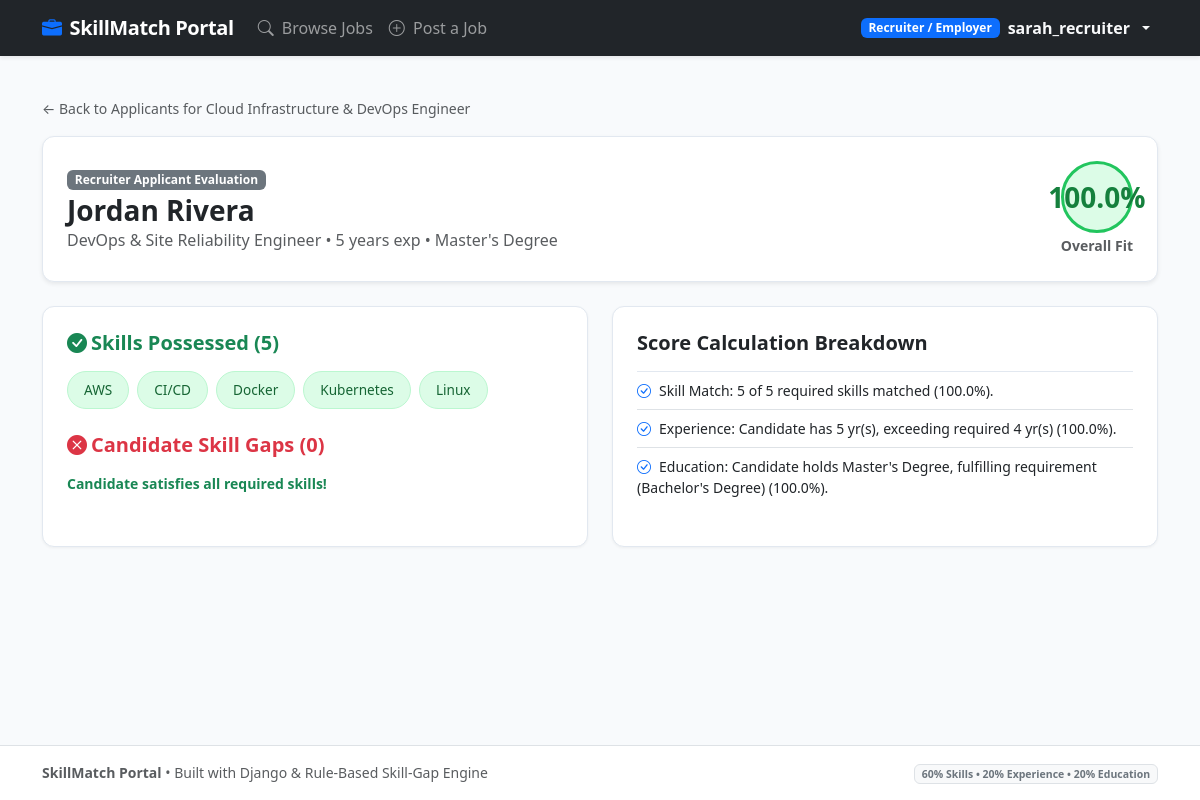
Screenshot of /matching/job/2/candidate/2/ (signed in) with the database file from the repository.
### accounts/models.py (models this page shows, shortened)
class Profile(models.Model):
    user = models.OneToOneField(User, on_delete=models.CASCADE, related_name='profile')
    role = models.CharField(
        max_length=20,
        choices=UserRole.choices,
        default=UserRole.CANDIDATE,
        db_index=True
    )
    phone = models.CharField(max_length=20, blank=True)
    created_at = models.DateTimeField(auto_now_add=True)
    @property
    def is_candidate(self) -> bool:
        return self.role == UserRole.CANDIDATE
    @property
    def is_recruiter(self) -> bool:
        return self.role == UserRole.RECRUITER

class CandidateProfile(models.Model):
    user = models.OneToOneField(User, on_delete=models.CASCADE, related_name='candidate_profile')
    headline = models.CharField(max_length=150, blank=True, help_text="e.g. Senior Backend Engineer | Django & Cloud")
    bio = models.TextField(blank=True)
    years_of_experience = models.PositiveIntegerField(default=0, help_text="Total years of professional experience")
    education_level = models.CharField(
        max_length=30,
        choices=EducationLevel.choices,
        default=EducationLevel.BACHELOR
    )
    skills = models.ManyToManyField('jobs.Skill', through='CandidateSkill', related_name='candidates')
    resume = models.FileField(upload_to='resumes/', blank=True, null=True)
    updated_at = models.DateTimeField(auto_now=True)

### jobs/models.py (models this page shows, shortened)
class Job(models.Model):
    recruiter = models.ForeignKey(User, on_delete=models.CASCADE, related_name='posted_jobs')
    title = models.CharField(max_length=150)
    company_name = models.CharField(max_length=120)
    location = models.CharField(max_length=100, default='Remote')
    job_type = models.CharField(
        max_length=20,
        choices=JobType.choices,
        default=JobType.FULL_TIME
    )
    description = models.TextField()
    min_experience_years = models.PositiveIntegerField(
        default=1,
        help_text="Minimum required years of professional experience"
    )
    min_education_level = models.CharField(
        max_length=30,
        choices=EducationLevel.choices,
        default=EducationLevel.BACHELOR
    )
    salary_range = models.CharField(max_length=80, blank=True)
    is_active = models.BooleanField(default=True, db_index=True)
    skills = models.ManyToManyField(Skill, through='JobSkill', related_name='jobs')
    created_at = models.DateTimeField(auto_now_add=True)
    updated_at = models.DateTimeField(auto_now=True)
    class Meta:
        ordering = ['-created_at']

class Skill(models.Model):
    name = models.CharField(max_length=60, unique=True, db_index=True)
    category = models.CharField(
        max_length=30,
        choices=SkillCategory.choices,
        default=SkillCategory.BACKEND
    )
    class Meta:
        ordering = ['name']

### matching/views.py (the view)
# urls.py: path('job/<int:job_id>/candidate/<int:candidate_id>/', views.recruiter_candidate_match_view, name='recruiter_candidate_match'),
@login_required
def recruiter_candidate_match_view(request, job_id: int, candidate_id: int):
    job = get_object_or_404(Job, id=job_id, recruiter=request.user)
    candidate = get_object_or_404(CandidateProfile, id=candidate_id)
    service = JobMatchingService()
    breakdown = service.calculate_match(candidate, job)
    return render(request, 'matching/recruiter_match_detail.html', {
        'job': job,
        'candidate': candidate,
        'breakdown': breakdown,
    })

### templates/matching/recruiter_match_detail.html (shortened to what this page needs)
{% extends "base.html" %}
{% block content %}
<div class="row">
  <div class="col-12 mb-3">
    <a href="{% url 'applications:recruiter_job_applications' job.id %}" class="text-decoration-none text-muted small">
      &larr; Back to Applicants for {{ job.title }}
    </a>
  </div>
  <div class="col-12 mb-4">
    <div class="card p-4 shadow-sm">
      <div class="d-flex justify-content-between align-items-center">
        <div>
          <span class="badge bg-secondary mb-1">Recruiter Applicant Evaluation</span>
          <h3 class="fw-bold mb-0">{{ candidate.user.get_full_name|default:candidate.user.username }}</h3>
          <p class="text-muted mb-0">{{ candidate.headline|default:'Candidate' }} &bull; {{ candidate.years_of_experience }} years exp &bull; {{ candidate.get_education_level_display }}</p>
        </div>
        <div class="text-center">
          <div class="match-ring {% if breakdown.total_score >= 75 %}match-high{% elif breakdown.total_score >= 50 %}match-mid{% else %}match-low{% endif %} fs-3">
            {{ breakdown.total_score }}%
          </div>
          <span class="small text-muted fw-bold">Overall Fit</span>
        </div>
      </div>
    </div>
  </div>
  <div class="col-lg-6 mb-4">
    <div class="card p-4 h-100">
      <h5 class="fw-bold text-success mb-3">
        <i class="bi bi-check-circle-fill me-1"></i>Skills Possessed ({{ breakdown.matched_skills|length }})
      </h5>
      <div class="d-flex flex-wrap gap-2 mb-4">
        {% for s in breakdown.matched_skills %}
          <span class="badge-matched badge-skill py-2 px-3">{{ s }}</span>
        {% empty %}
          <span class="text-muted">None of the mandatory skills match.</span>
        {% endfor %}
      </div>
      <h5 class="fw-bold text-danger mb-3">
        <i class="bi bi-x-circle-fill me-1"></i>Candidate Skill Gaps ({{ breakdown.missing_skills|length }})
      </h5>
      <div class="d-flex flex-wrap gap-2">
        {% for s in breakdown.missing_skills %}
          <span class="badge-missing badge-skill py-2 px-3">{{ s }}</span>
        {% empty %}
          <span class="text-success small fw-bold">Candidate satisfies all required skills!</span>
        {% endfor %}
      </div>
    </div>
  </div>
  <div class="col-lg-6 mb-4">
    <div class="card p-4 h-100">
      <h5 class="fw-bold mb-3">Score Calculation Breakdown</h5>
      <ul class="list-group list-group-flush mb-3">
        {% for exp in breakdown.explanations %}
          <li class="list-group-item px-0 py-2 small">
            <i class="bi bi-check-circle text-primary me-2"></i>{{ exp }}
          </li>
        {% endfor %}
      </ul>
    </div>
  </div>
</div>
{% endblock %}

### templates/base.html (shortened to what this page needs)
<!DOCTYPE html>
<html lang="en">
<head>
  <link href="https://cdn.jsdelivr.net/npm/bootstrap@5.3.3/dist/css/bootstrap.min.css" rel="stylesheet">
  <link rel="stylesheet" href="https://cdn.jsdelivr.net/npm/bootstrap-icons@1.11.3/font/bootstrap-icons.min.css">
</head>
<body>
  <nav class="navbar navbar-expand-lg navbar-dark bg-dark sticky-top shadow-sm py-2">
    <div class="container">
      <a class="navbar-brand text-white d-flex align-items-center gap-2" href="{% url 'jobs:job_list' %}">
        <i class="bi bi-briefcase-fill text-primary"></i>
        <span>SkillMatch Portal</span>
      </a>
      <div class="collapse navbar-collapse" id="navMenu">
        <ul class="navbar-nav me-auto mb-2 mb-lg-0">
          <li class="nav-item">
            <a class="nav-link" href="{% url 'jobs:job_list' %}">
              <i class="bi bi-search me-1"></i> Browse Jobs
            </a>
          </li>
          {% if user.is_authenticated and user.profile.is_recruiter %}
            <li class="nav-item">
              <a class="nav-link" href="{% url 'jobs:job_create' %}">
                <i class="bi bi-plus-circle me-1"></i> Post a Job
              </a>
            </li>
          {% endif %}
        </ul>
        <ul class="navbar-nav align-items-center gap-2">
          {% if user.is_authenticated %}
            <li class="nav-item dropdown">
              <a class="nav-link dropdown-toggle text-light d-flex align-items-center gap-2" href="#" role="button" data-bs-toggle="dropdown">
                <span class="badge {% if user.profile.is_candidate %}bg-success{% else %}bg-primary{% endif %}">
                  {{ user.profile.get_role_display }}
                </span>
                <strong>{{ user.username }}</strong>
              </a>
            </li>
          {% endif %}
        </ul>
      </div>
    </div>
  </nav>
  <main class="container my-4">
    {% block content %}{% endblock %}
  </main>
  <footer class="bg-white border-top py-3 text-center text-muted small">
    <div class="container">
      <div class="row align-items-center">
        <div class="col-md-6 text-md-start">
          <strong>SkillMatch Portal</strong> &bull; Built with Django &amp; Rule-Based Skill-Gap Engine
        </div>
        <div class="col-md-6 text-md-end">
          <span class="badge bg-light text-secondary border">60% Skills &bull; 20% Experience &bull; 20% Education</span>
        </div>
      </div>
    </div>
  </footer>
</body>
</html>

### templates/base.html (style rules this page uses)
:root { --primary-color: #2563eb; --primary-dark: #1d4ed8; --bg-light: #f8fafc; }
body { background-color: var(--bg-light); font-family: system-ui, -apple-system, "Segoe UI", Roboto, sans-serif; min-height: 100vh; display: flex; flex-direction: column; }
.navbar-brand { font-weight: 700; letter-spacing: -0.02em; }
.card { border: 1px solid #e2e8f0; box-shadow: 0 1px 3px 0 rgb(0 0 0 / 0.05); border-radius: 0.75rem; }
.badge-skill { font-size: 0.85rem; padding: 0.35rem 0.65rem; border-radius: 9999px; font-weight: 500; }
.badge-matched { background-color: #dcfce7; color: #166534; border: 1px solid #bbf7d0; }
.match-ring { width: 72px; height: 72px; border-radius: 50%; display: flex; align-items: center; justify-content: center; font-weight: 700; font-size: 1.25rem; }
.match-high { background: #dcfce7; color: #15803d; border: 3px solid #22c55e; }
footer { margin-top: auto; }

### rows the page displays
Job: title "Cloud Infrastructure & DevOps Engineer"
CandidateProfile: user.get_full_name "Jordan Rivera", headline "DevOps & Site Reliability Engineer", years_of_experience "5", education_level "Master's Degree"
Skill: matched_skills "AWS"
Skill: matched_skills "CI/CD"
Skill: matched_skills "Docker"
Skill: matched_skills "Kubernetes"
Skill: matched_skills "Linux"

### other values shown
{{ user.profile.get_role_display }} "Recruiter / Employer"
{{ user.username }} "sarah_recruiter"
{{ breakdown.total_score }} "100.0"
{{ breakdown.matched_skills|length }} "5"
{{ breakdown.missing_skills|length }} "0"
{{ exp }} "Skill Match: 5 of 5 required skills matched (100.0%)." "Experience: Candidate has 5 yr(s), exceeding required 4 yr(s) (100.0%)." "Education: Candidate holds Master's Degree, fulfilling requirement (Bachelor's Degree) (100.0%)."
